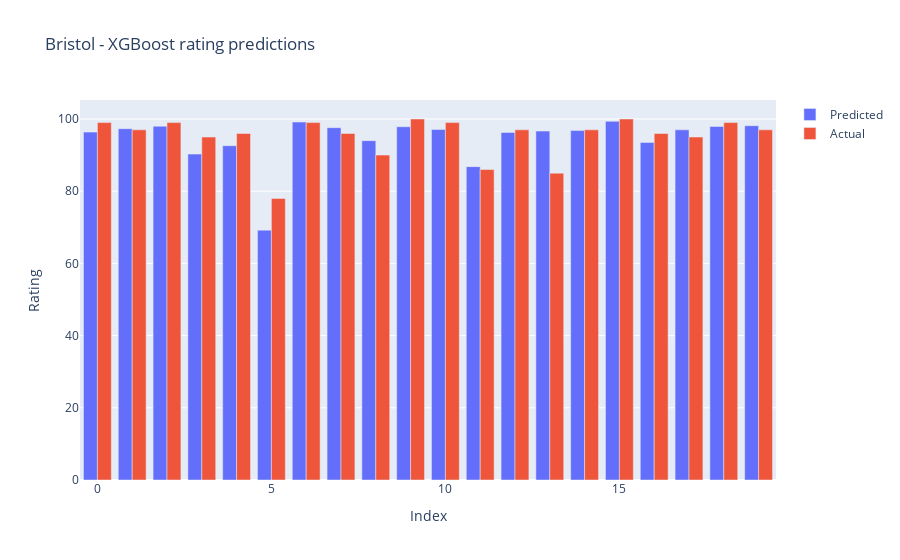

Notebook code cell kept with this figure:
### Code cell
error_diff = pd.DataFrame({'Actual Values': np.array(y_test_r).flatten(), 'Predicted Values': predictions_r.flatten()})
error_diff1 = error_diff.head(20)
error_diff1
title=['Pred vs Actual']
fig = go.Figure(data=[
    go.Bar(name='Predicted', x=error_diff1.index, y=error_diff['Predicted Values']),
    go.Bar(name='Actual', x=error_diff1.index, y=error_diff['Actual Values'])
])

fig.update_layout(barmode='group', title="Bristol - XGBoost rating predictions", yaxis = dict(title ="Rating"), xaxis =dict(title="Index"))
fig.show()

### Figure 1 — Plotly figure (JSON) as saved in the notebook; plotly's stock layout.template omitted (floating-point values rounded to 4 significant figures; data arrays with more than 128 entries replaced by an {"elided": "..."} marker saying what was removed)
{"data": [{"name": "Predicted", "type": "bar", "x": [0, 1, 2, 3, 4, 5, 6, 7, 8, 9, 10, 11, 12, 13, 14, 15, 16, 17, 18, 19], "y": {"elided": "248 float values"}}, {"name": "Actual", "type": "bar", "x": [0, 1, 2, 3, 4, 5, 6, 7, 8, 9, 10, 11, 12, 13, 14, 15, 16, 17, 18, 19], "y": {"elided": "248 int values"}}], "layout": {"barmode": "group", "title": {"text": "Bristol - XGBoost rating predictions"}, "xaxis": {"title": {"text": "Index"}}, "yaxis": {"title": {"text": "Rating"}}}}
